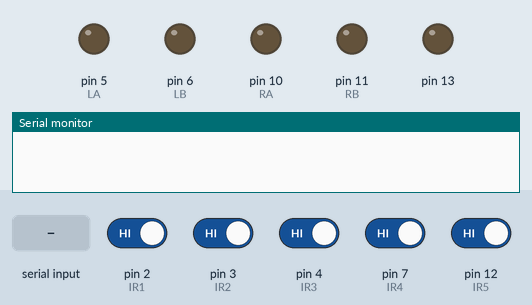
Simulated run of this sketch. Board: Arduino Uno, built with avr-gcc and run on an emulated ATmega328P. Parts: output pins drawn as LEDs (lit = HIGH), the last lines printed to the serial monitor. Inputs (shaded band) come from the test bench; at power-on: pin 2 (IR1), pin 3 (IR2), pin 4 (IR3), pin 7 (IR4), pin 12 (IR5) HIGH.

Above: at 1.2 s.
1.3 s: "s\n" received over the second serial link
4.3 s: pin 2 (IR1) driven LOW
At 7.1 s:
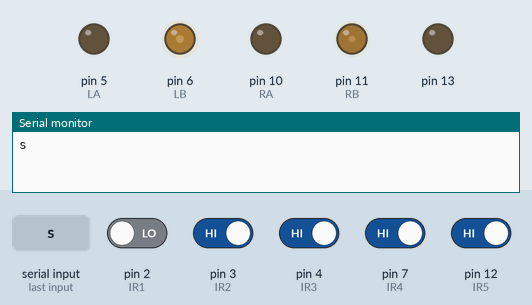
7.3 s: pin 7 (IR4) driven LOW
10.3 s: pin 4 (IR3) driven LOW
At 10.68 s:
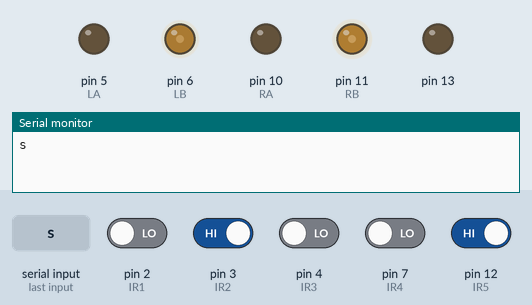
13.4 s: "S\n" received over Serial
At 14.1 s:
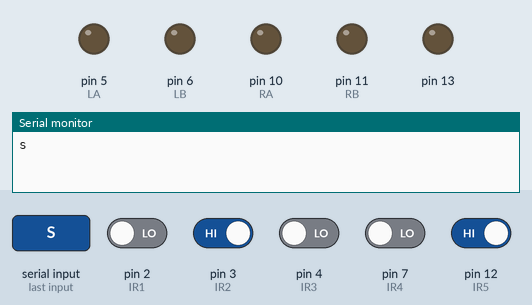
Timing chart, 0 to 15.9 s (numbered marks = the images above; inputs shaded):
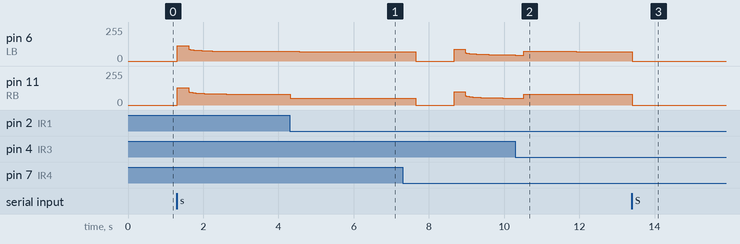

The sketch:

arduino.ino
```cpp
#include <SoftwareSerial.h>


// Motors
#define LA 5
#define LB 6
#define RA 10
#define RB 11

#define set_left_speed(x) \
  if (x > 0) { \
    analogWrite(LA, 0); \
    analogWrite(LB, x); \
  } else { \
    analogWrite(LA, abs(x)); \
    analogWrite(LB, 0); \
  }
#define set_right_speed(x) \
  if (x > 0) { \
    analogWrite(RA, 0); \
    analogWrite(RB, x); \
  } else { \
    analogWrite(RA, abs(x)); \
    analogWrite(RB, 0); \
  }

// IRs
#define IR1 2
#define IR2 3
#define IR3 4
#define IR4 7
#define IR5 12

// Bluetooth
#define BRX 8
#define BTX 9

#define baudRate 38400  // BT BaudRate

#define ROWS 10
#define COLS 10

typedef struct {
  int x;
  int y;
} Coord;

typedef struct Node {
  Coord coord;
  struct Node* parent;
  int g;  // Coste desde el nodo de inicio
  int h;  // Heurística (distancia de Manhattan al nodo objetivo)
  int f;  // f = g + h
} Node;


typedef struct Timer {
  unsigned long start = 0;
  bool recorded = 0;
} Timer;

void start_timer(Timer* t) {
  if (!t->recorded) {
    t->recorded = 1;
    t->start = millis();
  }
}


void stop_timer(Timer* t) {
  t->recorded = 0;
  t->start = 0;
}

unsigned long get_time(Timer* t) {
  if (t->recorded)
    return millis() - t->start;
  else
    return 0;
}


#define RUNNING(x) x.recorded


//static int matriz[ROWS][COLS] = {
//  { 0, 0, 0, 0, 0, 0, 0, 0, 0, 0 },
//  { 0, 0, 0, 0, 0, 0, 0, 0, 0, 0 },
//  { 0, 0, 0, 1, 1, 1, 1, 1, 0, 0 },
//  { 0, 0, 0, 1, 0, 0, 1, 0, 0, 0 },
//  { 0, 0, 0, 1, 0, 0, 1, 0, 0, 0 },
//  { 0, 0, 1, 1, 0, 0, 1, 0, 0, 0 },
//  { 0, 0, 0, 1, 0, 1, 1, 0, 0, 0 },
//  { 0, 0, 0, 1, 0, 0, 1, 0, 0, 0 },
//  { 0, 0, 0, 1, 0, 0, 1, 1, 0, 0 },
//  { 0, 0, 0, 1, 0, 0, 1, 0, 0, 0 }
//};
//
static int matriz[ROWS][COLS] = {
  { 0, 0, 0, 0, 0, 0, 0, 0, 0, 0 },
  { 0, 0, 0, 0, 0, 0, 0, 0, 0, 0 },
  { 0, 0, 0, 0, 0, 0, 0, 0, 0, 0 },
  { 0, 0, 0, 0, 0, 0, 0, 0, 0, 0 },
  { 0, 0, 0, 0, 0, 0, 0, 0, 0, 0 },
  { 0, 0, 0, 0, 0, 0, 0, 0, 0, 0 },
  { 0, 0, 0, 0, 0, 0, 0, 0, 0, 0 },
  { 0, 0, 0, 0, 0, 0, 0, 0, 0, 0 },
  { 0, 0, 0, 0, 1, 0, 0, 0, 0, 0 },
  { 0, 0, 0, 1, 1, 1, 1, 0, 0, 0 }
};


static Coord directions[] = { { -1, 0 }, { 1, 0 }, { 0, -1 }, { 0, 1 } };

// Función para crear un nuevo nodo
Node* create_node(Coord coord, Node* parent, int g, int h) {
  Node* new_node = (Node*)malloc(sizeof(Node));
  new_node->coord = coord;
  new_node->parent = parent;
  new_node->g = g;
  new_node->h = h;
  new_node->f = g + h;
  return new_node;
}

// Función para calcular la distancia de Manhattan
int manhattan_distance(Coord a, Coord b) {
  return abs(a.x - b.x) + abs(a.y - b.y);
}

// Función para verificar si una coordenada es válida
int is_valid_coord(Coord coord) {
  return coord.x >= 0 && coord.x < ROWS && coord.y >= 0 && coord.y < COLS && matriz[coord.x][coord.y] == 1;
}

// Función para verificar si dos coordenadas son iguales
int coords_equal(Coord a, Coord b) {
  return a.x == b.x && a.y == b.y;
}

// Función para buscar un nodo en una lista
Node* find_node(Node* nodes[], int count, Coord coord) {
  for (int i = 0; i < count; i++) {
    if (coords_equal(nodes[i]->coord, coord)) {
      return nodes[i];
    }
  }
  return NULL;
}

// Función para eliminar un nodo de una lista
void remove_node(Node* nodes[], int* count, Node* node) {
  int index = -1;
  for (int i = 0; i < *count; i++) {
    if (nodes[i] == node) {
      index = i;
      break;
    }
  }
  if (index != -1) {
    for (int i = index; i < *count - 1; i++) {
      nodes[i] = nodes[i + 1];
    }
    (*count)--;
  }
}

// Función para reconstruir el camino desde el nodo final hasta el nodo inicial
Node* reconstruct_path(Node* node, Node* path[], int* path_length) {
  if (node->parent != NULL) {
    reconstruct_path(node->parent, path, path_length);
  }
  path[(*path_length)++] = node;
}

// Implementación del algoritmo A*
void a_star(Coord start, Coord end, Node* path[], int* path_length) {
  Node* open_list[ROWS * COLS];
  int open_count = 0;
  Node* closed_list[ROWS * COLS];
  int closed_count = 0;

  Node* start_node = create_node(start, NULL, 0, manhattan_distance(start, end));
  open_list[open_count++] = start_node;

  while (open_count > 0) {
    // Buscar el nodo con el valor f más bajo en la lista abierta
    Node* current = open_list[0];
    for (int i = 1; i < open_count; i++) {
      if (open_list[i]->f < current->f) {
        current = open_list[i];
      }
    }

    // Si hemos alcanzado el nodo objetivo, reconstruir el camino
    if (coords_equal(current->coord, end)) {
      reconstruct_path(current, path, path_length);
      return;
    }

    // Mover el nodo actual de la lista abierta a la lista cerrada
    remove_node(open_list, &open_count, current);
    closed_list[closed_count++] = current;

    // Explorar los vecinos del nodo actual
    for (int i = 0; i < 4; i++) {
      Coord neighbor_coord = { current->coord.x + directions[i].x, current->coord.y + directions[i].y };

      if (!is_valid_coord(neighbor_coord) || find_node(closed_list, closed_count, neighbor_coord)) {
        continue;
      }

      int tentative_g = current->g + 1;
      Node* neighbor = find_node(open_list, open_count, neighbor_coord);

      if (neighbor == NULL) {
        // Si el vecino no está en la lista abierta, añadirlo
        int h = manhattan_distance(neighbor_coord, end);
        neighbor = create_node(neighbor_coord, current, tentative_g, h);
        open_list[open_count++] = neighbor;
      } else if (tentative_g < neighbor->g) {
        // Si encontramos un camino mejor hacia el vecino, actualizar el nodo
        neighbor->parent = current;
        neighbor->g = tentative_g;
        neighbor->f = tentative_g + neighbor->h;
      }
    }
  }
}

int has_intersection(Coord coord, Coord currentDir) {
  for (int i = 0; i < 4; i++) {
    if (abs(currentDir.x) == abs(directions[i].x) && abs(currentDir.y) == abs(directions[i].y)) continue;
    Coord neighbor_coord = { coord.x + directions[i].x, coord.y + directions[i].y };
    if (is_valid_coord(neighbor_coord)) return 1;
  }
  return 0;
}

void get_movements(Node* path[], int path_length, int movements[50], int* j) {
  Coord currentDir = { path[1]->coord.x - path[0]->coord.x, path[1]->coord.y - path[0]->coord.y };

  for (int i = 0; i < path_length - 1; i++) {
    int prev_j = *j;

    if (currentDir.x == -1 && currentDir.y == 0) {
      if (path[i]->coord.y + 1 == path[i + 1]->coord.y) {
        currentDir = { 0, 1 };
        movements[*j] = 0;
        (*j)++;
      } else if (path[i]->coord.y - 1 == path[i + 1]->coord.y) {
        currentDir = { 0, -1 };
        movements[*j] = 1;
        (*j)++;
      }
    } else if (currentDir.x == 0 && currentDir.y == 1) {
      if (path[i]->coord.x + 1 == path[i + 1]->coord.x) {
        currentDir = { 1, 0 };
        movements[*j] = 0;
        (*j)++;
      } else if (path[i]->coord.x - 1 == path[i + 1]->coord.x) {
        currentDir = { -1, 0 };
        movements[*j] = 1;
        (*j)++;
      }
    } else if (currentDir.x == 1 && currentDir.y == 0) {
      if (path[i]->coord.y - 1 == path[i + 1]->coord.y) {
        currentDir = { 0, -1 };
        movements[*j] = 0;
        (*j)++;
      } else if (path[i]->coord.y + 1 == path[i + 1]->coord.y) {
        currentDir = { 0, 1 };
        movements[*j] = 1;
        (*j)++;
      }
    } else if (currentDir.x == 0 && currentDir.y == -1) {
      if (path[i]->coord.x - 1 == path[i + 1]->coord.x) {
        currentDir = { -1, 0 };
        movements[*j] = 0;
        (*j)++;
      } else if (path[i]->coord.x + 1 == path[i + 1]->coord.x) {
        currentDir = { 1, 0 };
        movements[*j] = 1;
        (*j)++;
      }
    }

    if (prev_j == *j && has_intersection(path[i]->coord, currentDir)) {
      movements[*j] = 2;
      (*j)++;
    }
  }
}


SoftwareSerial BTserial(8, 9);  // RX | TX


int i1, i2, i3, i4, i5;  // IRs
#define NO_LINE ((i1 + i2 + i3 + i4 + i5) == 0)
#define LINE_CENTER i3
#define LINE_RIGHT (i3 + i4 +  i5) > 1)
#define LINE_LEFT (i1 +  i2 + i3) > 1)
#define OFF_LEFT ((i1 || i2) && !i3)
#define OFF_RIGHT ((i4 || i5) && !i3)
#define INTERSECTION ((i1 + i2 + i3 + i4 + i5) > 1)

int speed = 0;         // Motor speed
char buffer[50] = "";  // BTSerial in buffer


void readIRs() {
  i5 = !digitalRead(IR1);
  i4 = !digitalRead(IR2);
  i3 = !digitalRead(IR3);
  i2 = !digitalRead(IR4);
  i1 = !digitalRead(IR5);
}

#define FACTOR 0.65
int start_curve(unsigned int t) {
  if (t == 0) return 0;
  float tt = (float)t / 1000;
  float val;

  if (tt < 0.3)
    val = 200 - tt * 2;
  else
    val = (float)10 / tt + 120;

  return floor(val * FACTOR);
}


int movements[50];
int movements_length = 0;
void get_route() {
  Coord start = { 9, 6 };
  Coord end = { 9, 3 };
  Node* path[50];
  int path_length = 0;


  a_star(start, end, path, &path_length);
  get_movements(path, path_length, movements, &movements_length);

  for (int i = 0; i < movements_length; i++) {
    if (movements[i] == 0) {
      //      Serial.print("Derecha\n");
    } else if (movements[i] == 1) {
      //      Serial.print("Izquierda\n");
    } else {
      //      Serial.print("Seguir\n");
    }
  }
}


Timer t, left, right, all, turning, fix_left, fix_right;
void setup() {
  pinMode(8, INPUT);
  pinMode(9, OUTPUT);
  Serial.begin(9600);
  //  Serial.println("xd");
  BTserial.begin(baudRate);
  const int IRs[5] = { IR1, IR2, IR3, IR4, IR5 };
  for (int i = 0; i < 5; i++)
    pinMode(IRs[i], INPUT);
  pinMode(13, OUTPUT);

}


bool llog=0;

void start_routine() {
  if (!movements_length) get_route();
  start_timer(&t);
  llog=1;
}

bool stop = 0;
void stop_sequence() {
  if (stop) return;
  stop = 1;
  delay(300);
  stop_timer(&t);
  stop_timer(&turning);
  set_left_speed(-180);
  set_right_speed(180);

  digitalWrite(13, HIGH);

  //  BTserial.println("IN");
  delay(2100);
  //  BTserial.println("OFF");
  set_left_speed(0);
  set_right_speed(0);

}


//char out[50];
bool start = 0;
bool started = 0;
int left_offset = 0, right_offset = 0;
unsigned long right_duration, left_duration;
int left_speed, right_speed;
int xcount = 0;
void loop() {
  if (stop) return;
  //  Serial.println("loop");

  static char out[30] = {0};
  readIRs();

  // Receives a line break from [BT]Serial
  while (Serial.available()) {
    const char c = Serial.read();
    switch (c) {
      case 's':
        start_routine();

        break;
      case 'S':
        stop_timer(&t);
        stop_timer(&turning);
        stop_timer(&all);
        stop_timer(&left);
        stop_timer(&right);
        left_speed = 0;
        right_speed = 0;
        break;
      case 'p':
        //        Serial.println(movements_length);
        break;
    }
  }

  while (BTserial.available()) {
    const char c = BTserial.read();
    Serial.print(c);

    if (c == '\n') {
      start_routine();
    }
  }

  if (OFF_RIGHT || OFF_LEFT || LINE_CENTER) {
    stop_timer(&all);
    start_timer(&all);
  }

  left_offset = 30 * fix_left.recorded;
  right_offset = 30 * fix_right.recorded;


  if (t.recorded) {
    if (OFF_LEFT) start_timer(&fix_left);
    if (OFF_RIGHT) start_timer(&fix_right);
    int speed = start_curve(get_time(&t));
    left_speed = speed - left_offset;
    right_speed = speed - right_offset;
  }

  if (get_time(&fix_left) > 300)
    stop_timer(&fix_left);

  if (get_time(&fix_right) > 300)
    stop_timer(&fix_right);

  if (get_time(&all) > 300)
    stop_timer(&all);


  if (INTERSECTION && t.recorded && xcount < movements_length) {
    start_timer(&turning);
    int movement = movements[xcount];

    delay(350);
    stop_timer(&fix_right);
    stop_timer(&fix_left);
    sprintf(out, "%d,%d,%d,%d,%d,%d,%d",
            i1, i2, i3 , i4, i5, left_speed, right_speed);
    BTserial.println(out);
    set_left_speed(0);
    set_right_speed(0);
    stop_timer(&t);
    xcount++;

    // BTserial.println("Intersección");
    delay(1000);
    switch (movement) {
      case 0:
        // BTserial.println("Derecha");
        start_timer(&right);
        start_timer(&turning);
        break;
      case 1:
        // BTserial.println("Izquierda");
        start_timer(&left);
        start_timer(&turning);

        break;
      case 2:
        start_timer(&t);
        // BTserial.println("Seguir");
        break;
    }
  }


  if (get_time(&turning) > 1)
    stop_timer(&turning);

  if (left.recorded) {
    speed = start_curve(get_time(&left));
    left_speed = -speed;
    right_speed = speed;

  } else if (right.recorded) {
    speed = start_curve(get_time(&right));
    left_speed = speed;
    right_speed = -speed;
  }


  bool c1 = left.recorded && i1;
  bool c2 = right.recorded && i5;

  if (c1 || c2) {
    stop_timer(&right);
    stop_timer(&left);
    set_left_speed(0);
    set_right_speed(0);
    delay(500);
    start_timer(&t);
  }
  sprintf(out, "%d,%d,%d,%d,%d,%d,%d",
          i1, i2, i3 , i4, i5, left_speed, right_speed);
  if (llog) BTserial.println(out);
  set_left_speed(left_speed * 0.9);
  set_right_speed(right_speed);
  //  Serial.println(String(left_speed) + " " + String(right_speed) + " " + String(get_time(&t)));
  if (RUNNING(t) && !RUNNING(all) && NO_LINE && xcount >= movements_length)
    stop_sequence();


}
```

Measured:
- after the input at 4.3 s, pin 11 (RB): 80/255 → 50/255 at once, → 49/255 0.24 s later
- after the input at 10.3 s, pin 6 (LB): 45/255 → 72/255 after 0.22 s, → 71/255 1.4 s later
- after the input at 13.4 s, pin 6 (LB): 71/255 → 0/255 at once; pin 11 (RB): 79/255 → 0/255 at once
